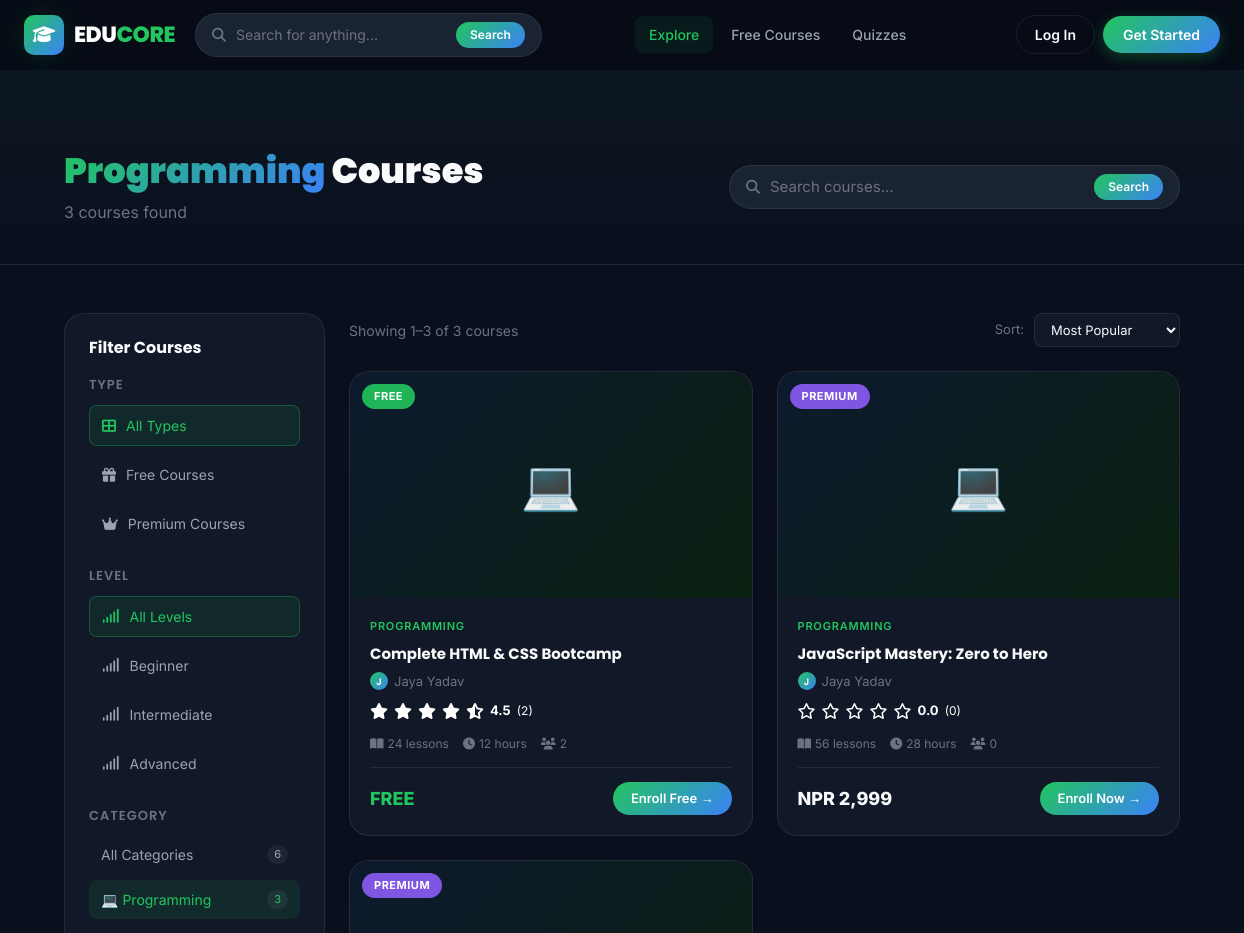
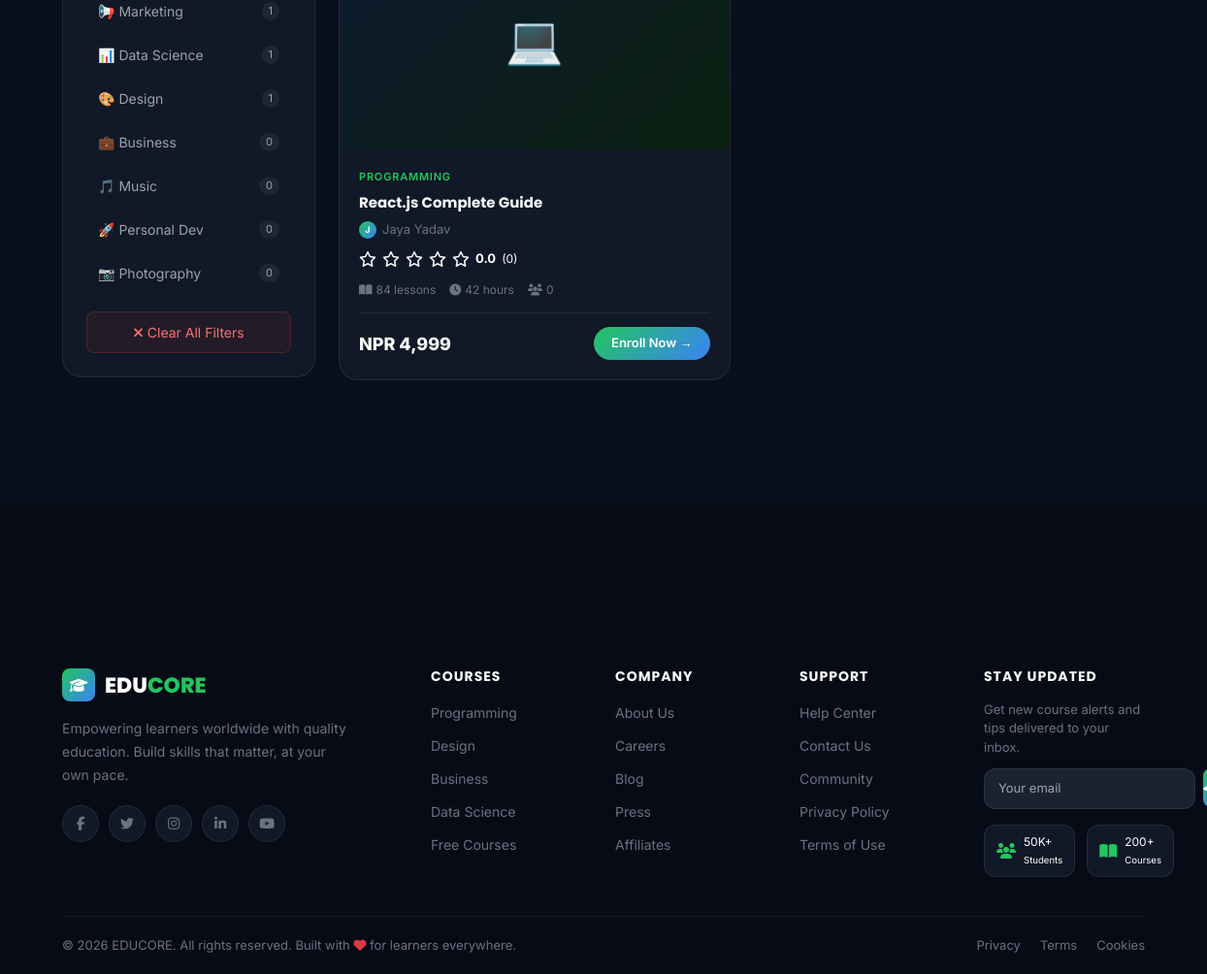
The page /courses/index.php?category=programming on the database its author committed (2 pictures, top to bottom).
### tables this page shows
CREATE TABLE IF NOT EXISTS categories (
    id INT AUTO_INCREMENT PRIMARY KEY,
    name VARCHAR(100) NOT NULL,
    slug VARCHAR(100) NOT NULL UNIQUE,
    icon VARCHAR(50) DEFAULT 'fas fa-book',
    color VARCHAR(20) DEFAULT '#3B82F6',
    created_at TIMESTAMP DEFAULT CURRENT_TIMESTAMP
);

CREATE TABLE IF NOT EXISTS courses (
    id INT AUTO_INCREMENT PRIMARY KEY,
    title VARCHAR(255) NOT NULL,
    slug VARCHAR(255) NOT NULL UNIQUE,
    description TEXT,
    short_description VARCHAR(500),
    category_id INT,
    instructor_id INT NOT NULL,
    thumbnail VARCHAR(255) DEFAULT NULL,
    preview_video VARCHAR(255) DEFAULT NULL,
    price DECIMAL(10,2) DEFAULT 0.00,
    type ENUM('free','premium') DEFAULT 'free',
    level ENUM('beginner','intermediate','advanced') DEFAULT 'beginner',
    duration VARCHAR(50) DEFAULT NULL,
    total_lessons INT DEFAULT 0,
    status ENUM('pending','approved','rejected','draft') DEFAULT 'pending',
    is_featured TINYINT(1) DEFAULT 0,
    created_at TIMESTAMP DEFAULT CURRENT_TIMESTAMP,
    updated_at TIMESTAMP DEFAULT CURRENT_TIMESTAMP ON UPDATE CURRENT_TIMESTAMP,
    FOREIGN KEY (category_id) REFERENCES categories(id) ON DELETE SET NULL,
    FOREIGN KEY (instructor_id) REFERENCES users(id) ON DELETE CASCADE
);

CREATE TABLE IF NOT EXISTS users (
    id INT AUTO_INCREMENT PRIMARY KEY,
    name VARCHAR(150) NOT NULL,
    email VARCHAR(255) NOT NULL UNIQUE,
    password VARCHAR(255) NOT NULL,
    role ENUM('admin','teacher','student') DEFAULT 'student',
    avatar VARCHAR(255) DEFAULT NULL,
    bio TEXT DEFAULT NULL,
    is_active TINYINT(1) DEFAULT 1,
    is_verified TINYINT(1) DEFAULT 1,
    google_id VARCHAR(255) DEFAULT NULL,
    created_at TIMESTAMP DEFAULT CURRENT_TIMESTAMP,
    updated_at TIMESTAMP DEFAULT CURRENT_TIMESTAMP ON UPDATE CURRENT_TIMESTAMP
);

### courses/index.php (the view, shortened to what the rows shown need)
<?php
require_once __DIR__ . '/../includes/auth.php';
$db = getDB();
$search   = trim($_GET['search']   ?? '');
$category = trim($_GET['category'] ?? '');
$type     = trim($_GET['type']     ?? '');
$sort     = trim($_GET['sort']     ?? 'popular');
$page     = max(1, (int)($_GET['page'] ?? 1));
$perPage  = 9;
$offset   = ($page - 1) * $perPage;
$where  = ["co.status = 'approved'"];
$params = [];
if ($category) {
    $where[]  = "cat.slug = ?";
    $params[] = $category;
}
$whereStr = implode(' AND ', $where);
$orderBy  = match($sort) {
    'newest'    => 'co.created_at DESC',
    'price-asc' => 'co.price ASC',
    'price-desc'=> 'co.price DESC',
    'rating'    => 'avg_rating DESC',
    default     => 'enrollment_count DESC'
};
$sql = "SELECT co.*, u.name as instructor_name, cat.name as category_name, cat.slug as category_slug,
               AVG(r.rating) as avg_rating, COUNT(DISTINCT r.id) as review_count,
               COUNT(DISTINCT e.id) as enrollment_count
        FROM courses co
        JOIN users u ON u.id = co.instructor_id
        LEFT JOIN categories cat ON cat.id = co.category_id
        LEFT JOIN reviews r ON r.course_id = co.id
        LEFT JOIN enrollments e ON e.course_id = co.id
        WHERE $whereStr
        GROUP BY co.id
        ORDER BY $orderBy
        LIMIT $perPage OFFSET $offset";
$stmt = $db->prepare($sql);
$stmt->execute($params);
$courses = $stmt->fetchAll();
$allCategories = $db->query("SELECT cat.*, COUNT(co.id) as count FROM categories cat LEFT JOIN courses co ON co.category_id = cat.id AND co.status='approved' GROUP BY cat.id ORDER BY count DESC")->fetchAll();
$catIcons = ['Programming'=>'💻','Design'=>'🎨','Business'=>'💼','Music'=>'🎵','Photography'=>'📷','Marketing'=>'📢','Data Science'=>'📊','Personal Dev'=>'🚀'];
include __DIR__ . '/../includes/header.php';
?>
<div style="margin-top:70px;">
    <div class="page-header">
        <div class="container">
            <div class="row align-items-center">
                <div class="col-md-7">
                    <h1 style="font-size:2.2rem;font-weight:900;margin-bottom:8px;">
                        <?php if ($search): ?>
                            Results for "<span class="text-gradient"><?php echo e($search); ?></span>"
                        <?php elseif ($category): ?>
                            <span class="text-gradient"><?php echo ucwords(str_replace('-',' ',$category)); ?></span> Courses
                        <?php elseif ($type === 'free'): ?>
                            🎁 <span class="text-gradient">Free</span> Courses
                        <?php else: ?>
                            Browse All <span class="text-gradient">Courses</span>
                        <?php endif; ?>
                    </h1>
                </div>
            </div>
        </div>
    </div>
    <div class="container py-5">
        <div class="row g-4">
            <div class="col-lg-3">
                <div style="background:var(--bg-card);border:1px solid var(--border);border-radius:var(--radius-lg);padding:24px;position:sticky;top:90px;">
                    <div>
                        <div style="display:flex;flex-direction:column;gap:6px;">
                            <?php foreach ($allCategories as $cat): ?>
                            <a href="?<?php echo http_build_query(array_merge($_GET, ['category'=>$cat['slug'],'page'=>1])); ?>"
                               style="display:flex;align-items:center;justify-content:space-between;padding:9px 12px;border-radius:8px;font-size:14px;transition:all 0.2s;background:<?php echo $category === $cat['slug'] ? 'rgba(34,197,94,0.1)' : 'transparent'; ?>;color:<?php echo $category === $cat['slug'] ? 'var(--primary)' : 'var(--text-secondary)'; ?>;">
                                <span><?php echo $catIcons[$cat['name']] ?? '📚'; ?> <?php echo e($cat['name']); ?></span>
                                <span style="background:rgba(255,255,255,0.06);padding:1px 7px;border-radius:10px;font-size:11px;"><?php echo $cat['count']; ?></span>
                            </a>
                            <?php endforeach; ?>
                        </div>
                    </div>
                </div>
            </div>
            <div class="col-lg-9">
                <?php if (empty($courses)): ?>
                <div style="text-align:center;padding:80px 20px;">
                    <div style="font-size:64px;margin-bottom:16px;">🔍</div>
                    <h3 style="font-size:20px;margin-bottom:8px;">No courses found</h3>
                    <p style="color:var(--text-muted);margin-bottom:24px;">Try adjusting your filters or search for something else.</p>
                    <a href="index.php" class="btn-outline-custom">Browse All Courses</a>
                </div>
                <?php else: ?>
                <div class="courses-grid" id="coursesGrid">
                    <?php foreach ($courses as $course):
                        $rating  = getCourseRating($course['id']);
                        $enrolled = isLoggedIn() ? isEnrolled($_SESSION['user_id'], $course['id']) : false;
                        $icon = $catIcons[$course['category_name']] ?? '📚';
                    ?>
                    <a href="<?php echo BASE_URL; ?>/courses/detail.php?id=<?php echo $course['id']; ?>"
                       class="course-card"
                       data-title="<?php echo e(strtolower($course['title'])); ?>"
                       data-category="<?php echo e($course['type']); ?>"
                       data-price="<?php echo $course['price']; ?>"
                       data-rating="<?php echo $rating['avg']; ?>"
                       data-animate>
                        <div class="course-thumbnail">
                            <div class="course-thumbnail-placeholder"><?php echo $icon; ?></div>
                            <span class="course-badge badge-<?php echo $course['type']; ?>"><?php echo strtoupper($course['type']); ?></span>
                        </div>
                        <div class="course-info">
                            <div class="course-category-tag"><?php echo e($course['category_name']); ?></div>
                            <h3 class="course-title"><?php echo e($course['title']); ?></h3>
                            <div class="course-instructor">
                                <span class="instructor-dot"><?php echo strtoupper(substr($course['instructor_name'],0,1)); ?></span>
                                <?php echo e($course['instructor_name']); ?>
                            </div>
                            <div class="course-rating">
                                <?php echo renderStars($rating['avg']); ?>
                                <span class="rating-score"><?php echo number_format($rating['avg'],1); ?></span>
                                <span class="rating-count">(<?php echo $rating['total']; ?>)</span>
                            </div>
                            <div class="course-meta">
                                <div class="course-meta-item"><i class="fas fa-book-open"></i> <?php echo $course['total_lessons']; ?> lessons</div>
                                <div class="course-meta-item"><i class="fas fa-clock"></i> <?php echo e($course['duration']); ?></div>
                                <div class="course-meta-item"><i class="fas fa-users"></i> <?php echo $course['enrollment_count']; ?></div>
                            </div>
                            <div class="course-footer">
                                <div>
                                    <span class="course-price <?php echo $course['price']==0?'price-free':'price-paid'; ?>">
                                        <?php echo formatPrice($course['price']); ?>
                                    </span>
                                </div>
                                <?php if ($enrolled): ?>
                                    <span class="btn-enroll-sm" style="background:rgba(34,197,94,0.1);color:var(--primary);border:1px solid rgba(34,197,94,0.3);">
                                        <i class="fas fa-check"></i> Enrolled
                                    </span>
                                <?php else: ?>
                                    <span class="btn-enroll-sm"><?php echo $course['price']==0?'Enroll Free':'Enroll Now'; ?> →</span>
                                <?php endif; ?>
                            </div>
                        </div>
                    </a>
                    <?php endforeach; ?>
                </div>
                <?php endif; ?>
            </div>
        </div>
    </div>
</div>
<?php include __DIR__ . '/../includes/footer.php'; ?>

### includes/auth.php (shortened to what the rows shown need)
<?php
function isLoggedIn() {
    return isset($_SESSION['user_id']) && !empty($_SESSION['user_id']);
}
function getCourseRating($courseId) {
    $db = getDB();
    $stmt = $db->prepare("SELECT AVG(rating) as avg_rating, COUNT(*) as total FROM reviews WHERE course_id = ?");
    $stmt->execute([$courseId]);
    $result = $stmt->fetch();
    return [
        'avg'   => round($result['avg_rating'] ?? 0, 1),
        'total' => (int)($result['total'] ?? 0)
    ];
}
function formatPrice($price) {
    if ($price == 0) return 'FREE';
    return 'NPR ' . number_format($price, 0);
}
function renderStars($rating, $max = 5) {
    $html = '';
    for ($i = 1; $i <= $max; $i++) {
        if ($i <= $rating) {
            $html .= '<i class="fas fa-star text-yellow-400"></i>';
        } elseif ($i - 0.5 <= $rating) {
            $html .= '<i class="fas fa-star-half-alt text-yellow-400"></i>';
        } else {
            $html .= '<i class="far fa-star text-gray-400"></i>';
        }
    }
    return $html;
}
function e($str) {
    return htmlspecialchars($str ?? '', ENT_QUOTES, 'UTF-8');
}
?>

### rows shown on the page
categories: name "💻", name "Programming", count "3"
categories: name "📢", name "Marketing", count "1"
categories: name "📊", name "Data Science", count "1"
categories: name "🎨", name "Design", count "1"
categories: name "💼", name "Business", count "0"
categories: name "🎵", name "Music", count "0"
categories: name "🚀", name "Personal Dev", count "0"
categories: name "📷", name "Photography", count "0"
courses: category.name "💻", type "FREE", category.name "PROGRAMMING", title "Complete HTML & CSS Bootcamp", instructor.name "J", instructor.name "Jaya Yadav", avg "4.5", total "2", total_lessons "24", duration "12 hours", enrollment_count "2", price "FREE", shows "Enroll Free"
courses: category.name "💻", type "PREMIUM", category.name "PROGRAMMING", title "JavaScript Mastery: Zero to Hero", instructor.name "J", instructor.name "Jaya Yadav", avg "0.0", total "0", total_lessons "56", duration "28 hours", enrollment_count "0", price "NPR 2,999", shows "Enroll Now"
courses: category.name "💻", type "PREMIUM", category.name "PROGRAMMING", title "React.js Complete Guide", instructor.name "J", instructor.name "Jaya Yadav", avg "0.0", total "0", total_lessons "84", duration "42 hours", enrollment_count "0", price "NPR 4,999", shows "Enroll Now"

### other values the page prints
str_replace('-',' ',$category) "Programming"
$totalCourses "3"
$label "All Types"
$label "Free Courses"
$label "Premium Courses"
$label "All Levels"
$label "Beginner"
$label "Intermediate"
$label "Advanced"
array_sum(array_column($allCategories,'count')) "6"
min($offset + 1, $totalCourses) "1"
min($offset + $perPage, $totalCourses) "3"
